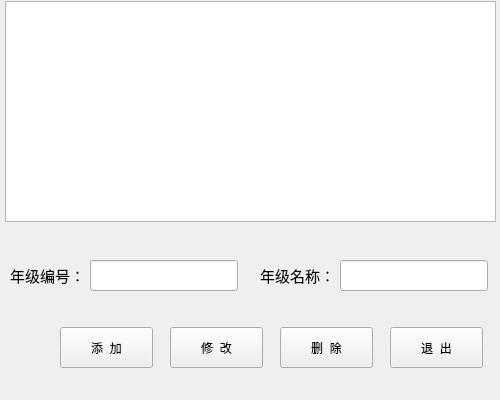
<?xml version="1.0" encoding="UTF-8"?>
<ui version="4.0">
 <class>widget</class>
 <widget class="QWidget" name="widget">
  <property name="geometry">
   <rect>
    <x>0</x>
    <y>0</y>
    <width>500</width>
    <height>400</height>
   </rect>
  </property>
  <property name="windowTitle">
   <string>年级设置</string>
  </property>
  <widget class="QTableView" name="tableView">
   <property name="geometry">
    <rect>
     <x>5</x>
     <y>1</y>
     <width>491</width>
     <height>221</height>
    </rect>
   </property>
  </widget>
  <widget class="QLabel" name="label">
   <property name="geometry">
    <rect>
     <x>10</x>
     <y>260</y>
     <width>81</width>
     <height>31</height>
    </rect>
   </property>
   <property name="font">
    <font>
     <pointsize>11</pointsize>
    </font>
   </property>
   <property name="text">
    <string>年级编号：</string>
   </property>
  </widget>
  <widget class="QLineEdit" name="lineEdit">
   <property name="geometry">
    <rect>
     <x>90</x>
     <y>260</y>
     <width>148</width>
     <height>31</height>
    </rect>
   </property>
  </widget>
  <widget class="QLabel" name="label_2">
   <property name="geometry">
    <rect>
     <x>260</x>
     <y>260</y>
     <width>81</width>
     <height>31</height>
    </rect>
   </property>
   <property name="font">
    <font>
     <pointsize>11</pointsize>
    </font>
   </property>
   <property name="text">
    <string>年级名称：</string>
   </property>
  </widget>
  <widget class="QLineEdit" name="lineEdit_2">
   <property name="geometry">
    <rect>
     <x>340</x>
     <y>260</y>
     <width>148</width>
     <height>31</height>
    </rect>
   </property>
  </widget>
  <widget class="QPushButton" name="pushButton">
   <property name="geometry">
    <rect>
     <x>60</x>
     <y>327</y>
     <width>93</width>
     <height>41</height>
    </rect>
   </property>
   <property name="text">
    <string>添  加</string>
   </property>
  </widget>
  <widget class="QPushButton" name="pushButton_2">
   <property name="geometry">
    <rect>
     <x>170</x>
     <y>327</y>
     <width>93</width>
     <height>41</height>
    </rect>
   </property>
   <property name="text">
    <string>修  改</string>
   </property>
  </widget>
  <widget class="QPushButton" name="pushButton_3">
   <property name="geometry">
    <rect>
     <x>280</x>
     <y>327</y>
     <width>93</width>
     <height>41</height>
    </rect>
   </property>
   <property name="text">
    <string>删  除</string>
   </property>
  </widget>
  <widget class="QPushButton" name="pushButton_4">
   <property name="geometry">
    <rect>
     <x>390</x>
     <y>327</y>
     <width>93</width>
     <height>41</height>
    </rect>
   </property>
   <property name="text">
    <string>退  出</string>
   </property>
  </widget>
 </widget>
 <resources/>
 <connections/>
</ui>
